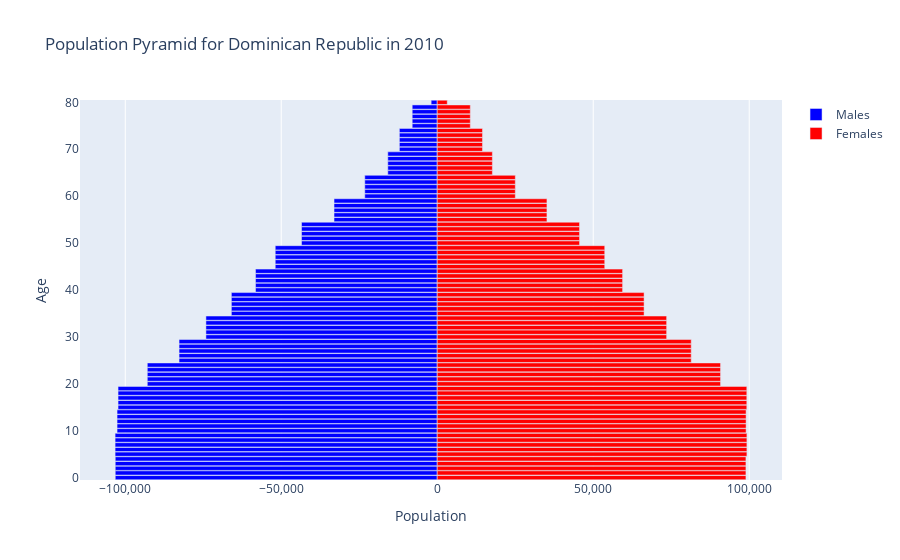

Notebook source saved alongside this figure:
### Code cell
population_pyramid(population_df_dr, 2010, "Dominican Republic")
